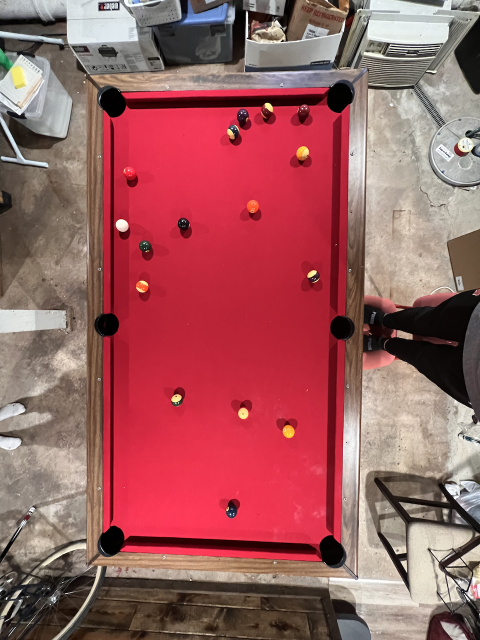
#> input picture images/IMG_2737.png, 960 x 1280 px (shown at 1/2 size)
$ python main.py   (older library calls are emulated)
#> lines starting #> are read from the running program, lines starting #| are printed output that depends on the picture; after the words box and inside, x2 and y2 are one past the last pixel; in counts of white or black regions, pixels touching at a corner belong together
### processing.py
import numpy as np
import cv2


def mask_table(bgr_img):
    pixels = []
    for i in bgr_img:
        for j in i:
            pixels.append(j)
    pixels = np.array(pixels)
    bins = [0,100,150,255]
    hist, bins = np.histogramdd(pixels, bins=(bins, bins, bins))

    # find the highest histogram bin
    max_r, max_g, max_b, max_val = 0, 0, 0, 0
    for r in range(hist.shape[0]):
        for g in range(hist.shape[1]):
            for b in range(hist.shape[2]):
                if hist[r][g][b] > max_val:
                    max_val = hist[r][g][b]
                    (max_r, max_g, max_b) = r, g, b
    bins = bins[0]
    lower = np.array([bins[max_r], bins[max_g], bins[max_b]])
    upper = np.array([bins[max_r + 1], bins[max_g + 1], bins[max_b + 1]])
    # just get the pixels in the highest histogram bin
    mask = cv2.inRange(bgr_img, lower, upper)
    # fill in the holes
    kernel = np.ones((7, 7),np.uint8)
    dilation = cv2.dilate(mask, kernel, iterations=10)
    # dilation is grayscale, lets convert it to have three channels
    rgb_dilation = np.uint8(np.zeros((dilation.shape[0], dilation.shape[1], 3)))
    for i in range(rgb_dilation.shape[0]):
        for j in range(rgb_dilation.shape[1]):
            rgb_dilation[i][j][:] = dilation[i][j]

    res = cv2.bitwise_and(bgr_img, rgb_dilation)
    res = cv2.cvtColor(res, cv2.COLOR_BGR2RGB)
    return res


def blur_img(img, iters):
    blurred = img.copy()
    kernelsize = (5,5)
    for i in range(iters):
        blurred = cv2.GaussianBlur(blurred, kernelsize, sigmaX=0, sigmaY=0)
    return blurred


def scharr(img):
    scharr_X = cv2.Scharr(img, cv2.CV_64F, 1, 0)
    scharr_X_abs = np.uint8(np.absolute(scharr_X))
    scharr_Y = cv2.Scharr(img, cv2.CV_64F, 0, 1)
    scharr_Y_abs = np.uint8(np.absolute(scharr_Y))
    scharr_XY_combined = cv2.bitwise_or(scharr_Y_abs,scharr_X_abs)
    return scharr_XY_combined

### table.py
import cv2
import math
import statistics
import processing
import numpy as np


def find_clusters(circles, num_clusters, dist_threshold, img, bounds=[]):
    if len(bounds) != 0:
        bounds = np.array(bounds)
        min_x = min(bounds[:, 0])
        min_y = min(bounds[:, 1])
        max_x = max(bounds[:, 0])
        max_y = max(bounds[:, 1])
    clusters = []
    for i in circles[0, :]:
        in_bounds = False
        if len(bounds) == 0:
            in_bounds = True
        # this padding of 12 pixels is so that the side pockets don't get included
        elif len(bounds) > 0 and min_x + 12 <= i[0] <= max_x - 12 and min_y + 12 <= i[1] <= max_y - 12:
            in_bounds = True
        if in_bounds:
            found_cluster = False
            for cluster in clusters:
                for circ in cluster:
                    if math.dist((circ[0], circ[1]), (i[0], i[1])) < dist_threshold:
                        cluster.append(i)
                        found_cluster = True
                    if found_cluster: break
                if found_cluster: break
            if not found_cluster:
                clusters.append([i])
    if len(clusters) < num_clusters:
        raise "not enough clusters found"

    # find the n biggest clusters, these are (hopefully) our corner pockets
    clusters.sort(reverse=True, key=len)
    cluster_centers = []
    out_img = img.copy()
    for cluster in clusters[0:num_clusters]:
        xes = []
        yes = []
        radii = []
        for i in cluster:
            xes.append(i[0])
            yes.append(i[1])
            radii.append(i[2])
            cv2.circle(out_img, (i[0], i[1]), i[2], (255, 0, 255), 2)  # draw the outer circle
            cv2.circle(out_img, (i[0], i[1]), 2, (0, 255, 0), 3)  # draw the center of the circle
        cluster_centers.append((statistics.mean(xes), statistics.mean(yes), statistics.mean(radii)))
    if len(bounds) == 0:
        cv2.imwrite("table_clusters.png", out_img)
    else:
        cv2.imwrite("ball_clusters.png", out_img)
    return cluster_centers


def get_corners(masked_img):
    msk_img = masked_img.copy()
    img_blur = processing.blur_img(msk_img, 9)
    gray_blur = cv2.cvtColor(img_blur, cv2.COLOR_RGB2GRAY)
    h_circles = cv2.HoughCircles(gray_blur, cv2.HOUGH_GRADIENT, param1=120, param2=12, dp=1, minRadius=25, maxRadius=30,
                                 minDist=1)
    h_circles = np.uint16(np.around(h_circles))
    msk_img = cv2.cvtColor(msk_img, cv2.COLOR_BGR2RGB)
    for i in h_circles[0, :]:
        cv2.circle(msk_img, (i[0], i[1]), i[2], (0, 255, 0), 2)  # draw the outer circle
        cv2.circle(msk_img, (i[0], i[1]), 2, (0, 0, 255), 3)  # draw the center of the circle

    # construct clusters of the hough circles
    cluster_centers = find_clusters(h_circles, 4, 15, msk_img)
    corners_img = masked_img.copy()
    corners_img = cv2.cvtColor(corners_img, cv2.COLOR_BGR2RGB)
    for c in cluster_centers:
        cv2.circle(corners_img, (c[0], c[1]), 4, (255, 0, 255), 5)
    cv2.imwrite('table_corners.png', corners_img)
    return organize(cluster_centers)


# reorders the corners so that they are TL, TR, BL, BR
def organize(pts):
    def by_x(a): # remember that x is vertical direction, origin is top left
        return a[0]

    def by_y(a): # remember that y is horizontal
        return a[1]

    # find top
    pts.sort(key=by_x)
    left = pts[:2]
    left.sort(key=by_y)
    TL = left[0]
    BL = left[1]
    # find bottom
    right = pts[2:]
    right.sort(key=by_y)
    TR = right[0]
    BR = right[1]
    return TL, TR, BL, BR

### balls.py
import cv2
import table
import numpy as np


class Ball:
    def __init__(self, team, loc):
        self.team = team
        self.loc = loc


def hough_circles(full_img, masked_image, bounds):
    cimg = full_img.copy()
    if len(masked_image.shape) > 2:
        gray = cv2.cvtColor(masked_image, cv2.COLOR_RGB2GRAY)
    else:
        gray = masked_image
    alt = False
    if alt:
        h_circles = cv2.HoughCircles(gray, cv2.HOUGH_GRADIENT_ALT, param1=300, param2=0.5, dp=1, minRadius=14,
                                     maxRadius=16, minDist=1)
    else:
        h_circles = cv2.HoughCircles(gray, cv2.HOUGH_GRADIENT, param1=80, param2=8, dp=1, minRadius=12, maxRadius=15,
                                     minDist=1)
    if h_circles is None:
        print("no circles found")
        return []
    h_circles = np.uint16(np.around(h_circles))

    k = 0
    for i in h_circles[0, :]:
        # draw the outer circle
        cv2.circle(cimg, (i[0], i[1]), i[2], (0, 255, 0), 2)
        # draw the center of the circle
        cv2.circle(cimg, (i[0], i[1]), 2, (0, 0, 255), 3)
        # cv2.putText(cimg, f'{k}', (i[0], i[1]), cv2.FONT_HERSHEY_PLAIN, 3, (255, 255, 255), 1)
        k += 1

    cluster_centers = table.find_clusters(h_circles, 16, 15, cimg, bounds=bounds)
    ball_centers_img = full_img.copy()
    for c in cluster_centers:
        cv2.circle(ball_centers_img, (c[0], c[1]), 4, (255, 0, 255), 5)
        cv2.circle(ball_centers_img, (c[0], c[1]), 2 * c[2], (0, 255, 0), 1)
    cv2.imwrite('ball_centers.png', ball_centers_img)
    return cluster_centers


def label_balls(color_img, hough_circs):
    ## get the pixel values of all the circles
    balls = np.empty(16, dtype=object)
    solids_ind = 1
    stripes_ind = 9
    if len(hough_circs) == 0:
        return balls
    for circle in hough_circs:
        rad = circle[2]
        center_x = circle[1]
        center_y = circle[0]
        # iterate over the box containing the circle, and extend it a bit since our circles arent perfect
        pixels = []
        for i in range(4*rad):
            for j in range(4*rad):
                tmp_x = round(center_x - 2*rad + i)
                tmp_y = round(center_y - 2*rad + j)
                # check that the point is actually in the circle
                if np.power(tmp_x - center_x, 2) + np.power(tmp_y - center_y, 2) < np.power(rad, 2):
                    pix = color_img[tmp_x][tmp_y]
                    pixels.append(pix)
        pixels = np.array(pixels)
        hist, bins = np.histogramdd(pixels, bins=(3, 3, 3), density=False)
        if hist[0,0,0] > 375: # eight ball
            balls[8] = Ball(team="eight", loc=(center_y, center_x))
        elif hist[2,2,2] > 300: # cue ball
            balls[0] = Ball(team="cue", loc=(center_y, center_x))
        elif hist[0,0,0] > 310 or np.sum(hist[1]) > 300: # solids
            balls[solids_ind] = Ball(team="solids", loc=(center_y, center_x))
            solids_ind += 1
        elif hist[2,2,2] > 10: # stripes
            balls[stripes_ind] = Ball(team="stripes", loc=(center_y, center_x))
            stripes_ind += 1
        elif np.sum(hist) - hist[0,0,0] - hist[2,2,2] > 200:
            balls[solids_ind] = Ball(team="solids", loc=(center_y, center_x))
            solids_ind += 1

    labeled_balls = color_img.copy()
    for b in balls:
        if b.team == 'solids': col = (0,255,0)
        elif b.team == 'stripes': col = (255,0,255)
        elif b.team == "cue": col = (255, 150, 0)
        elif b.team == "eight": col = (255, 150, 0)
        else: col = (255,255,255)
        cv2.putText(labeled_balls, b.team, (b.loc[0],b.loc[1]), cv2.FONT_HERSHEY_PLAIN, 2, col, 2)
        cv2.circle(labeled_balls,(b.loc[0],b.loc[1]),3,col,3)

    cv2.imwrite("ball_labels.png", labeled_balls)
    return balls

### homography.py
import numpy as np
import scipy.sparse.linalg as sla
import warnings
warnings.filterwarnings('ignore')  # for annoying complex number warnings


def compute_homography(src_pts, dest_pts):
    np_src = np.array(src_pts)
    np_dest = np.array(dest_pts)
    # construct A
    A = np.zeros((len(src_pts[:]) * 2, 9))
    A[0::2, 2] = 1
    A[1::2, 5] = 1
    A[0::2, 0:2] = np_src
    A[1::2, 3:5] = np_src
    A[0::2, 6] = - np_dest[:, 0] * np_src[:, 0]
    A[1::2 ,6] = - np_dest[:, 1] * np_src[:, 0]
    A[0::2, 7] = - np_dest[:, 0] * np_src[:, 1]
    A[1::2, 7] = - np_dest[:, 1] * np_src[:, 1]
    A[0::2, 8] = - np_dest[:, 0]
    A[1::2, 8] = - np_dest[:, 1]
    w, v = sla.eigs(A.T @ A, 1, which="SR")
    return np.reshape(v, (3, 3))


def apply_homography(H, src_pts):
    np_src = np.array(src_pts)
    dest_pts = np.zeros(np_src.shape)
    for i in range(len(np_src)):
        pt = np_src[i, :]
        vec = np.zeros((3, ))
        vec[0:2] = pt.T
        vec[2] = 1
        d = H @ vec
        dest_pts[i, :] = d[0:2] / d[2]
    return dest_pts

### main.py
import cv2
import processing
import homography
import table
import balls


def main():
    image_path = "./images/IMG_2737.png"
    color = cv2.imread(image_path, 1)
#> color is the input picture: shape (1280, 960, 3); mean B, G, R 95.6, 93.8, 157.1
    masked_img = processing.mask_table(color)
#> after the loop in mask_table, `for i in bgr_img:`: pixels = 1228800 items
#> in mask_table, `hist, bins = np.histogramdd(pixels, bins=(bins, bins, bins))`: bins = [[0, 100, 150, 255], [0, 100, 150, 255], [0, 100, 150, 255]]
#> after the loop in mask_table, `for r in range(hist.shape[0]):`: max_b = 2; max_g = 0; max_val = 393331
#> in mask_table, `bins = bins[0]`: bins = [0, 100, 150, 255]
#> in mask_table, `lower = np.array([bins[max_r], bins[max_g], bins[max_b]])`: lower = [0, 0, 150]
#> in mask_table, `upper = np.array([bins[max_r + 1], bins[max_g + 1], bins[max_b + 1]])`: upper = [100, 100, 255]
#> in mask_table, `mask = cv2.inRange(bgr_img, lower, upper)`:
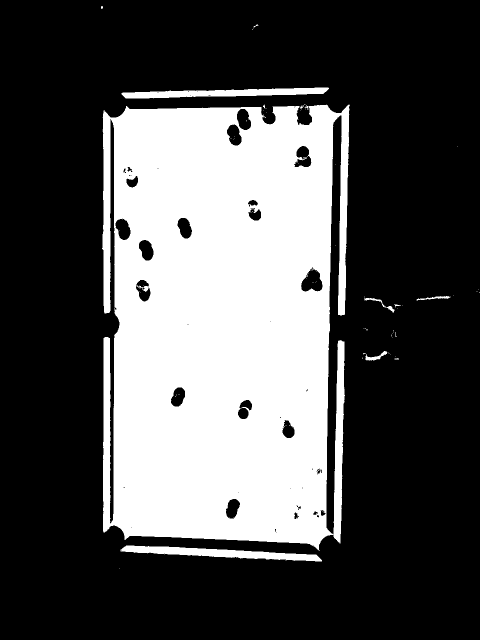
#> mask: shape (1280, 960) (shown at 1/2 size); 32% white; 79 white regions (68 under 20 px), largest, box (x1, y1, x2, y2) and area: (204, 209, 700, 1102) 381675, (241, 1091, 644, 1123) 5578, (243, 175, 658, 197) 5199
#> in mask_table, `dilation = cv2.dilate(mask, kernel, iterations=10)`: dilation: shape (1280, 960); 47.2% white; 4 white regions, box (x1, y1, x2, y2) and area: (174, 145, 960, 1168) 567836, (474, 19, 547, 90) 5068, (885, 263, 946, 324) 3721, (172, 0, 236, 48) 3069
    corners = [(c[0], c[1]) for c in table.get_corners(masked_img=masked_img)]
#> in get_corners, `h_circles = cv2.HoughCircles(gray_blur, cv2.HOUGH_GRADIENT, param1=120..`: h_circles = 24 rows, first 8: [225.5, 208.5, 26], [680.5, 195.5, 29.4], [220.5, 1079.5, 29.4], [224.5, 207.5, 27], [222.5, 206.5, 29.4], [679.5, 197.5, 28], [664.5, 1096.5, 26.8], [223.5, 1083.5, 26.1]
#> in get_corners, `h_circles = np.uint16(np.around(h_circles))`: h_circles = 24 rows, first 8: [226, 208, 26], [680, 196, 29], [220, 1080, 29], [224, 208, 27], [222, 206, 29], [680, 198, 28], [664, 1096, 27], [224, 1084, 26]
#> the loop in get_corners, `for i in h_circles[0, :]:` made 24 passes
#> i on passes 1 to 12: [226, 208, 26], [680, 196, 29], [220, 1080, 29], [224, 208, 27], [222, 206, 29], [680, 198, 28], [664, 1096, 27], [224, 1084, 26], [688, 190, 29], [222, 1076, 27], [196, 1042, 26], [220, 1078, 29]
#> after the loop in get_corners, `for i in h_circles[0, :]:`:
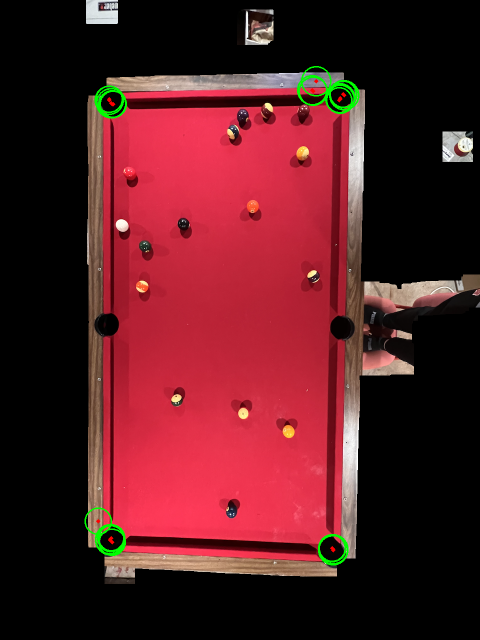
#> msk_img: shape (1280, 960, 3) (shown at 1/2 size); mean B, G, R 33.1, 28.3, 85
#> the loop in find_clusters, `for i in circles[0, :]:` made 24 passes
#> after the loop in find_clusters, `for i in circles[0, :]:`: cluster = [[624, 180, 29], [626, 182, 28]]; clusters = 7 items
#> the loop in find_clusters, `for cluster in clusters[0:num_clusters]:` made 4 passes
#> after the loop in find_clusters, `for cluster in clusters[0:num_clusters]:`: out_img: shape (1280, 960, 3); 0.55% of pixels changed, all inside (x1, y1, x2, y2) = (189, 160, 719, 1131)
#> after the loop in find_clusters, `for cluster in clusters[0:num_clusters]:`: cluster_centers = [(683, 193, 27), (221, 204, 27), (221, 1078, 27), (665, 1097, 27)]
#> the loop in get_corners, `for c in cluster_centers:` made 4 passes
#> after the loop in get_corners, `for c in cluster_centers:`:
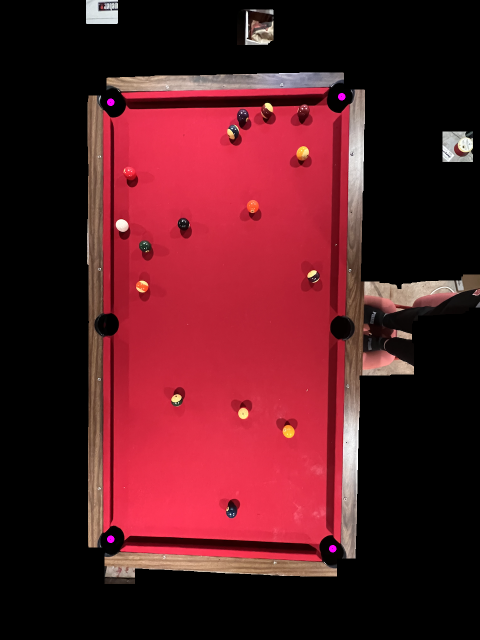
#> corners_img: shape (1280, 960, 3) (shown at 1/2 size); mean B, G, R 33.6, 27, 85.6
#> in organize, `left = pts[:2]`: left = [(221, 204, 27), (221, 1078, 27)]
#> in organize, `TL = left[0]`: TL = (221, 204, 27)
#> in organize, `BL = left[1]`: BL = (221, 1078, 27)
#> in organize, `right = pts[2:]`: right = [(665, 1097, 27), (683, 193, 27)]
#> in organize, `TR = right[0]`: TR = (683, 193, 27)
#> in organize, `BR = right[1]`: BR = (665, 1097, 27)
#> corners = [(221, 204), (683, 193), (221, 1078), (665, 1097)]
    blurred_img = processing.blur_img(masked_img, iters=9)
    sch = processing.scharr(blurred_img)
    circles = balls.hough_circles(color, sch, bounds=corners)
#> in hough_circles, `h_circles = cv2.HoughCircles(gray, cv2.HOUGH_GRADIENT, param1=80, para..`: h_circles = 1361 rows, first 8: [574.5, 863.5, 14.4], [534.5, 213.5, 14.4], [608.5, 303.5, 14.4], [265.5, 362.5, 14.4], [272.5, 1104.5, 14.4], [282.5, 571.5, 14.4], [468.5, 280.5, 14.4], [364.5, 444.5, 14.4]
#> in hough_circles, `h_circles = np.uint16(np.around(h_circles))`: h_circles = 1361 rows, first 8: [574, 864, 14], [534, 214, 14], [608, 304, 14], [266, 362, 14], [272, 1104, 14], [282, 572, 14], [468, 280, 14], [364, 444, 14]
#> the loop in hough_circles, `for i in h_circles[0, :]:` made 1361 passes
#> after the loop in hough_circles, `for i in h_circles[0, :]:`:
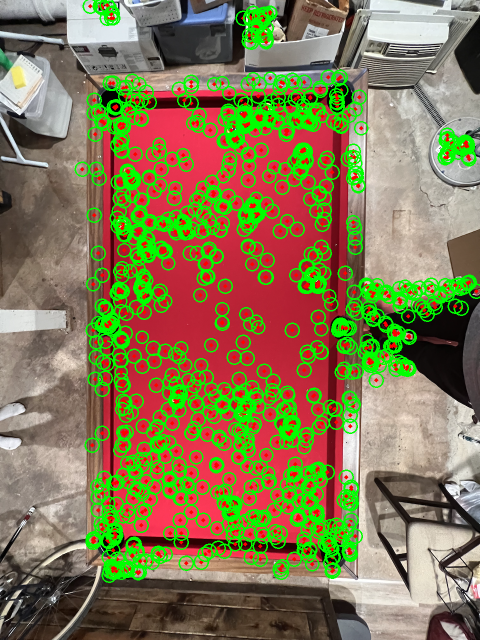
#> cimg: shape (1280, 960, 3) (shown at 1/2 size); 18.13% of pixels changed, all inside (x1, y1, x2, y2) = (149, 0, 960, 1166)
#> after the loop in hough_circles, `for i in h_circles[0, :]:`: k = 1361
#> call 2 of find_clusters, with circles = array of shape (1, 1361, 3), num_clusters = 16, dist_threshold = 15
#> in find_clusters (call 2), `bounds = np.array(bounds)`: bounds = [[221, 204], [683, 193], [221, 1078], [665, 1097]]
#> in find_clusters (call 2), `min_x = min(bounds[:, 0])`: min_x = 221
#> in find_clusters (call 2), `min_y = min(bounds[:, 1])`: min_y = 193
#> in find_clusters (call 2), `max_x = max(bounds[:, 0])`: max_x = 683
#> in find_clusters (call 2), `max_y = max(bounds[:, 1])`: max_y = 1097
#> the loop in find_clusters (call 2), `for i in circles[0, :]:` made 1361 passes
#> (i, in_bounds) on passes 1 to 12: ([574, 864, 14], True), ([534, 214, 14], True), ([608, 304, 14], True), ([266, 362, 14], True), ([272, 1104, 14], False), ([282, 572, 14], True), ([468, 280, 14], True), ([364, 444, 14], True), ([452, 280, 14], True), ([288, 494, 14], True), ([352, 802, 14], True), ([464, 1028, 14], True)
#> in_bounds on passes 61 to 66: True, True, True, True, True, True
#> after the loop in find_clusters (call 2), `for i in circles[0, :]:`: cluster = [[444, 646, 14], [444, 644, 12]]; clusters = 312 items
#> the loop in find_clusters (call 2), `for cluster in clusters[0:num_clusters]:` made 16 passes
#> after the loop in find_clusters (call 2), `for cluster in clusters[0:num_clusters]:`:
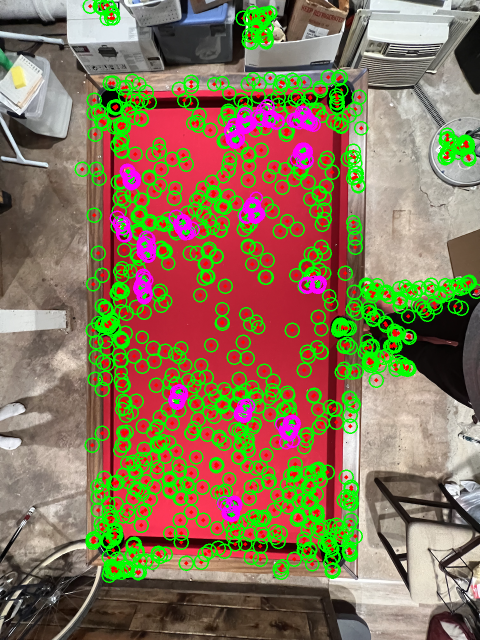
#> out_img: shape (1280, 960, 3) (shown at 1/2 size); 2.3% of pixels changed, all inside (x1, y1, x2, y2) = (219, 198, 654, 1044)
#> after the loop in find_clusters (call 2), `for cluster in clusters[0:num_clusters]:`: cluster_centers = [(506, 420, 13), (578, 860, 13), (286, 574, 13), (605, 308, 13), (291, 494, 13), (608, 239, 13), (260, 355, 13), (462, 1018, 13), (536, 232, 13), (367, 451, 13), (487, 822, 13), (355, 795, 13), (468, 270, 13), (490, 244, 13), (627, 569, 13), (244, 456, 13)]
#> the loop in hough_circles, `for c in cluster_centers:` made 16 passes
#> after the loop in hough_circles, `for c in cluster_centers:`:
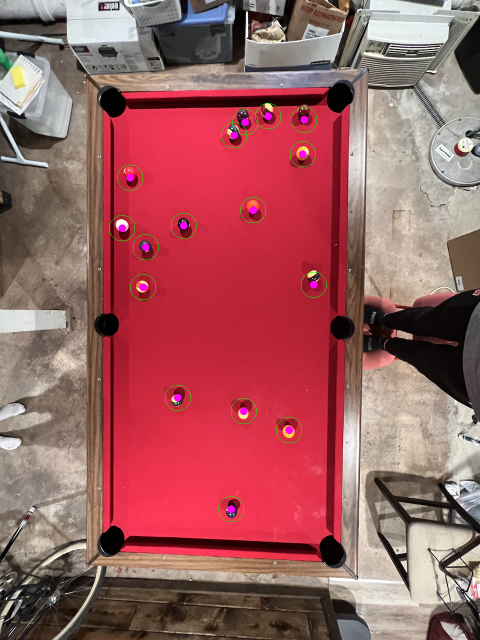
#> ball_centers_img: shape (1280, 960, 3) (shown at 1/2 size); 0.42% of pixels changed, all inside (x1, y1, x2, y2) = (218, 206, 654, 1045)
#> circles has the same summary as cluster_centers in find_clusters
    bls = balls.label_balls(color, circles)
#> the loop in label_balls, `for circle in hough_circs:` made 16 passes
#> (circle, center_x, center_y) on passes 1 to 12: ((506, 420, 13), 420, 506), ((578, 860, 13), 860, 578), ((286, 574, 13), 574, 286), ((605, 308, 13), 308, 605), ((291, 494, 13), 494, 291), ((608, 239, 13), 239, 608), ((260, 355, 13), 355, 260), ((462, 1018, 13), 1018, 462), ((536, 232, 13), 232, 536), ((367, 451, 13), 451, 367), ((487, 822, 13), 822, 487), ((355, 795, 13), 795, 355)
#> after the loop in label_balls, `for circle in hough_circs:`: solids_ind = 8; stripes_ind = 16
#> the loop in label_balls, `for b in balls:` made 16 passes
#> col on passes 1 to 12: (255, 150, 0), (0, 255, 0), (0, 255, 0), (0, 255, 0), (0, 255, 0), (0, 255, 0), (0, 255, 0), (0, 255, 0), (255, 150, 0), (255, 0, 255), (255, 0, 255), (255, 0, 255)
#> after the loop in label_balls, `for b in balls:`:
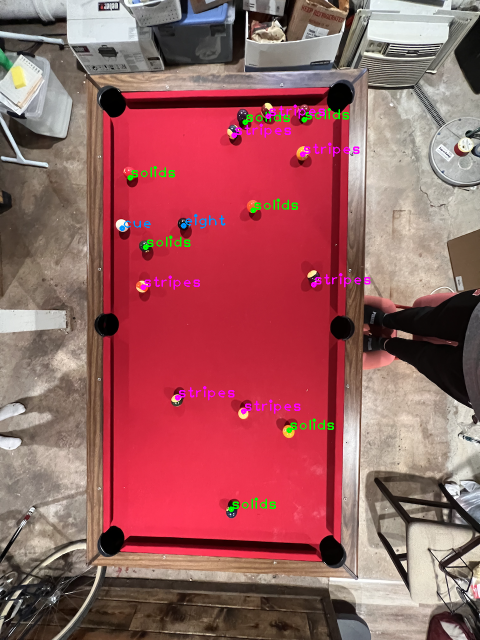
#> labeled_balls: shape (1280, 960, 3) (shown at 1/2 size); 0.94% of pixels changed, all inside (x1, y1, x2, y2) = (239, 209, 741, 1024)
    # the corners are in order of TL, TR, BL, BR
    H = homography.compute_homography(corners, [(0, 0), (0, 100), (50, 0), (50, 100)])  # RIGHT NOW THIS IS A FAKE DEST
#> in compute_homography, `np_src = np.array(src_pts)`: np_src = [[221, 204], [683, 193], [221, 1078], [665, 1097]]
    src_balls = [ball.loc for ball in bls]
#> src_balls = [(244, 456), (506, 420), (578, 860), (291, 494), (608, 239), (260, 355), (462, 1018), (490, 244), (367, 451), (286, 574), (605, 308), (536, 232), (487, 822), (355, 795), (468, 270), (627, 569)]
    dest_balls = homography.apply_homography(H, src_balls)
#> in apply_homography, `np_src = np.array(src_pts)`: np_src = 16 rows, first 8: [244, 456], [506, 420], [578, 860], [291, 494], [608, 239], [260, 355], [462, 1018], [490, 244]
#> the loop in apply_homography, `for i in range(len(np_src)):` made 16 passes
#> after the loop in apply_homography, `for i in range(len(np_src)):`: dest_pts = 16 rows, first 8: [14.03, 5.2], [12.12, 63.1], [36.64, 80.11], [16.17, 15.8], [2.37, 84.39], [8.39, 8.77], [45.91, 54.93], [2.51, 59.18]
#> dest_balls has the same summary as dest_pts in apply_homography
    for i in range(len(bls)):
        bls[i].loc = dest_balls[i]
#> this loop made 16 passes

    # this bls array should be ready to go into the physics engine
    # (assuming the dest pts are fixed for the homography)


if __name__ == "__main__":
    main()
